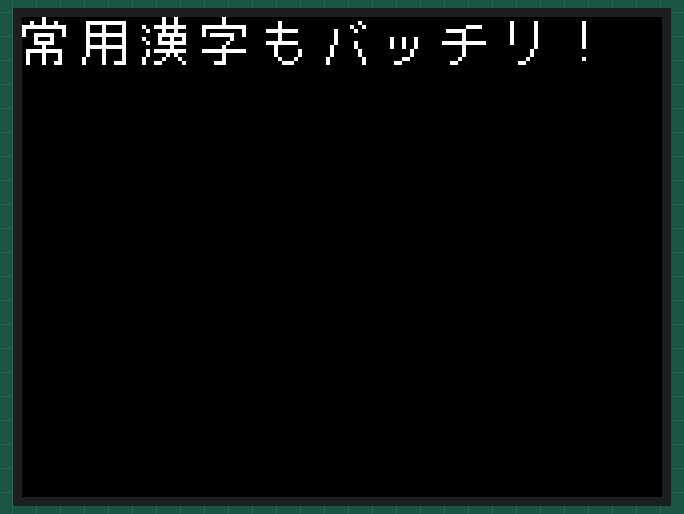
The program below on a simulated ESP32 board running MicroPython. Parts: 320×240 colour display. At 0.3 s the program stops and its outputs stay as they are.

Above: at 0.3 s.

The program:

multiPrinter.py
```python
from m5stack import lcd

class Printer(object):
    def __init__(self, charset, fontset):
        self.charset_file = charset
        self.fontset_file = fontset
        self.ff_set = {}
        with open(self.charset_file, 'r', encoding='utf-8') as f:
            self.charset = f.read()

    def _get_ff(self, s):
        # 文字列から1文字ずつフォント情報取得
        uniq = sorted(set(s))
        for key in self.ff_set:
            try:
                uniq.remove(key)
            except:
                pass
        if len(uniq) > 0:
            self.ff_set.update(dict.fromkeys(uniq, b''))
            with open(self.fontset_file, 'rb') as f:
                for c in uniq:
                    pos = self.charset.find(c)
                    if pos < 0:
                        pos = 1
                    f.seek(pos * 2 * 13, 0)
                    self.ff_set[c] = f.read(13 * 2)

    def multiprint(self, s, base_x, base_y, scale=1):
        '''文字をM5StackのLCDに出力

        Arguments:
            s -- Strings
            base_x : int -- X出力基準位置
            base_y : int -- Y出力基準位置

        Keyword Arguments:
            scale {int} -- 文字大きさ (default: {1})

        Returns:
            [int] -- 文字列が使用するpixel数
        '''

        self._get_ff(s)
        for c in s:
            if ord(c) < 256:
                width = 7
            else:
                width = 15
            y = 0
            if base_x > 320:
                base_x = base_x + 2 * width
                continue
            for i in range(13):
                d = int.from_bytes(self.ff_set[c][2 * i:2 * (i + 1)], 'little')
                for x in range(width):
                    if base_x + x * 2 * scale < 0:
                        continue
                    if base_x + x * 2 * scale >= 320:
                        continue
                    if d >> (width - x) & 1 == 1:
                        lcd.rect(base_x + x * 2 * scale, base_y + y * 2,
                                 2 * scale, 2 * scale, 0xFFFFFF, 0xFFFFFF)
                        # print('@@', end='')
                    else:
                        lcd.rect(base_x + x * 2 * scale, base_y + y * 2,
                                 2 * scale, 2 * scale, 0x000000, 0x000000)
                        # print('  ', end='')
                # print('')
                y = y + scale
            base_x = base_x + 2 * scale * width
        return base_x

    def onelinePrint(self, s, base_x, base_y):
        lcd.rect(0, base_y, base_x, 26, 0x000000, 0x000000)
        x_pos = self.printStr(s, base_x, base_y, 2)
        width = 320 - x_pos
        if width > 0:
            lcd.rect(x_pos, base_y, width, 26, 0x000000, 0x000000)
        return x_pos

    def confirmPrint(self, s):
        '''出力確認用

        Arguments:
            s {[int]} -- Strings
        '''

        self._get_ff(s)
        for c in s:
            if ord(c) < 256:
                width = 7
            else:
                width = 15
            y = 0
            for i in range(13):
                d = int.from_bytes(self.ff_set[c][2 * i:2 * (i + 1)], 'little')
                for x in range(width):
                    if d >> (width - x) & 1 == 1:
                        print('@@', end='')
                    else:
                        print('  ', end='')
                print('')


def main():
    myprinter = Printer('./tools/mycharset.txt', './tools/fontset.bin')
    # myprinter.Print('Hello world!')
    # myprinter.Print('こんにちは')
    myprinter.multiprint('常用漢字もバッチリ！', 0, 0)
    # myprinter.confirmPrint('Hello world!')
    # myprinter.confirmPrint('こんにちは')
    # myprinter.confirmPrint('常用漢字もバッチリ！')


if __name__ == '__main__':
    main()
```
